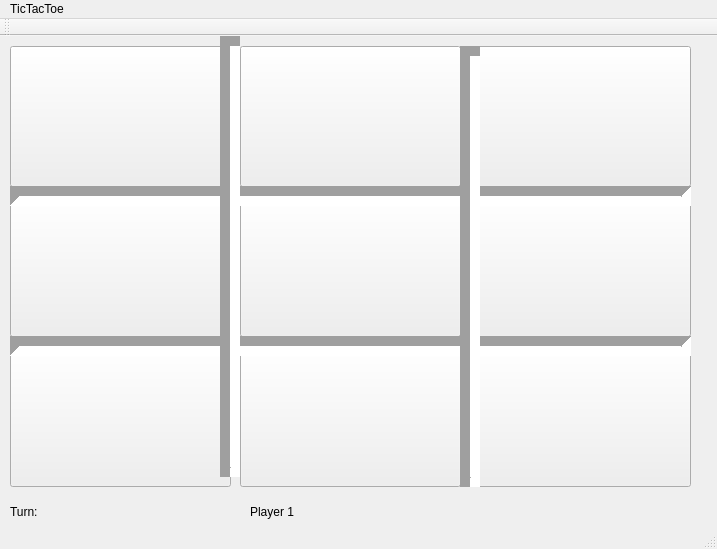
<?xml version="1.0" encoding="UTF-8"?>
<ui version="4.0">
 <class>MainWindow</class>
 <widget class="QMainWindow" name="MainWindow">
  <property name="geometry">
   <rect>
    <x>0</x>
    <y>0</y>
    <width>717</width>
    <height>549</height>
   </rect>
  </property>
  <property name="windowTitle">
   <string>MainWindow</string>
  </property>
  <widget class="QWidget" name="centralWidget">
   <widget class="QPushButton" name="pushButton">
    <property name="geometry">
     <rect>
      <x>10</x>
      <y>10</y>
      <width>221</width>
      <height>141</height>
     </rect>
    </property>
    <property name="font">
     <font>
      <pointsize>50</pointsize>
     </font>
    </property>
    <property name="text">
     <string/>
    </property>
   </widget>
   <widget class="QPushButton" name="pushButton_2">
    <property name="geometry">
     <rect>
      <x>240</x>
      <y>10</y>
      <width>221</width>
      <height>141</height>
     </rect>
    </property>
    <property name="font">
     <font>
      <pointsize>50</pointsize>
     </font>
    </property>
    <property name="text">
     <string/>
    </property>
   </widget>
   <widget class="QPushButton" name="pushButton_3">
    <property name="geometry">
     <rect>
      <x>470</x>
      <y>10</y>
      <width>221</width>
      <height>141</height>
     </rect>
    </property>
    <property name="font">
     <font>
      <pointsize>50</pointsize>
     </font>
    </property>
    <property name="text">
     <string/>
    </property>
   </widget>
   <widget class="QPushButton" name="pushButton_4">
    <property name="geometry">
     <rect>
      <x>10</x>
      <y>160</y>
      <width>221</width>
      <height>141</height>
     </rect>
    </property>
    <property name="font">
     <font>
      <pointsize>50</pointsize>
     </font>
    </property>
    <property name="text">
     <string/>
    </property>
   </widget>
   <widget class="QPushButton" name="pushButton_5">
    <property name="geometry">
     <rect>
      <x>240</x>
      <y>160</y>
      <width>221</width>
      <height>141</height>
     </rect>
    </property>
    <property name="font">
     <font>
      <pointsize>50</pointsize>
     </font>
    </property>
    <property name="text">
     <string/>
    </property>
   </widget>
   <widget class="QPushButton" name="pushButton_6">
    <property name="geometry">
     <rect>
      <x>470</x>
      <y>160</y>
      <width>221</width>
      <height>141</height>
     </rect>
    </property>
    <property name="font">
     <font>
      <pointsize>50</pointsize>
     </font>
    </property>
    <property name="text">
     <string/>
    </property>
   </widget>
   <widget class="QPushButton" name="pushButton_7">
    <property name="geometry">
     <rect>
      <x>10</x>
      <y>310</y>
      <width>221</width>
      <height>141</height>
     </rect>
    </property>
    <property name="font">
     <font>
      <pointsize>50</pointsize>
     </font>
    </property>
    <property name="text">
     <string/>
    </property>
   </widget>
   <widget class="QPushButton" name="pushButton_8">
    <property name="geometry">
     <rect>
      <x>240</x>
      <y>310</y>
      <width>221</width>
      <height>141</height>
     </rect>
    </property>
    <property name="font">
     <font>
      <pointsize>50</pointsize>
     </font>
    </property>
    <property name="text">
     <string/>
    </property>
   </widget>
   <widget class="QPushButton" name="pushButton_9">
    <property name="geometry">
     <rect>
      <x>470</x>
      <y>310</y>
      <width>221</width>
      <height>141</height>
     </rect>
    </property>
    <property name="font">
     <font>
      <pointsize>50</pointsize>
     </font>
    </property>
    <property name="text">
     <string/>
    </property>
   </widget>
   <widget class="Line" name="line_2">
    <property name="geometry">
     <rect>
      <x>240</x>
      <y>300</y>
      <width>221</width>
      <height>21</height>
     </rect>
    </property>
    <property name="minimumSize">
     <size>
      <width>10</width>
      <height>10</height>
     </size>
    </property>
    <property name="lineWidth">
     <number>10</number>
    </property>
    <property name="orientation">
     <enum>Qt::Horizontal</enum>
    </property>
   </widget>
   <widget class="Line" name="line_3">
    <property name="geometry">
     <rect>
      <x>10</x>
      <y>300</y>
      <width>681</width>
      <height>21</height>
     </rect>
    </property>
    <property name="minimumSize">
     <size>
      <width>10</width>
      <height>10</height>
     </size>
    </property>
    <property name="lineWidth">
     <number>10</number>
    </property>
    <property name="orientation">
     <enum>Qt::Horizontal</enum>
    </property>
   </widget>
   <widget class="Line" name="line_5">
    <property name="geometry">
     <rect>
      <x>470</x>
      <y>150</y>
      <width>221</width>
      <height>21</height>
     </rect>
    </property>
    <property name="minimumSize">
     <size>
      <width>10</width>
      <height>10</height>
     </size>
    </property>
    <property name="lineWidth">
     <number>10</number>
    </property>
    <property name="orientation">
     <enum>Qt::Horizontal</enum>
    </property>
   </widget>
   <widget class="Line" name="line_6">
    <property name="geometry">
     <rect>
      <x>240</x>
      <y>150</y>
      <width>221</width>
      <height>21</height>
     </rect>
    </property>
    <property name="minimumSize">
     <size>
      <width>10</width>
      <height>10</height>
     </size>
    </property>
    <property name="lineWidth">
     <number>10</number>
    </property>
    <property name="orientation">
     <enum>Qt::Horizontal</enum>
    </property>
   </widget>
   <widget class="Line" name="line_7">
    <property name="geometry">
     <rect>
      <x>10</x>
      <y>150</y>
      <width>681</width>
      <height>21</height>
     </rect>
    </property>
    <property name="minimumSize">
     <size>
      <width>10</width>
      <height>10</height>
     </size>
    </property>
    <property name="lineWidth">
     <number>10</number>
    </property>
    <property name="orientation">
     <enum>Qt::Horizontal</enum>
    </property>
   </widget>
   <widget class="Line" name="line">
    <property name="geometry">
     <rect>
      <x>220</x>
      <y>0</y>
      <width>20</width>
      <height>441</height>
     </rect>
    </property>
    <property name="minimumSize">
     <size>
      <width>10</width>
      <height>10</height>
     </size>
    </property>
    <property name="lineWidth">
     <number>10</number>
    </property>
    <property name="orientation">
     <enum>Qt::Vertical</enum>
    </property>
   </widget>
   <widget class="Line" name="line_10">
    <property name="geometry">
     <rect>
      <x>460</x>
      <y>310</y>
      <width>20</width>
      <height>141</height>
     </rect>
    </property>
    <property name="minimumSize">
     <size>
      <width>10</width>
      <height>10</height>
     </size>
    </property>
    <property name="lineWidth">
     <number>10</number>
    </property>
    <property name="orientation">
     <enum>Qt::Vertical</enum>
    </property>
   </widget>
   <widget class="Line" name="line_11">
    <property name="geometry">
     <rect>
      <x>460</x>
      <y>170</y>
      <width>20</width>
      <height>141</height>
     </rect>
    </property>
    <property name="minimumSize">
     <size>
      <width>10</width>
      <height>10</height>
     </size>
    </property>
    <property name="lineWidth">
     <number>10</number>
    </property>
    <property name="orientation">
     <enum>Qt::Vertical</enum>
    </property>
   </widget>
   <widget class="Line" name="line_12">
    <property name="geometry">
     <rect>
      <x>460</x>
      <y>10</y>
      <width>20</width>
      <height>441</height>
     </rect>
    </property>
    <property name="minimumSize">
     <size>
      <width>10</width>
      <height>10</height>
     </size>
    </property>
    <property name="lineWidth">
     <number>10</number>
    </property>
    <property name="orientation">
     <enum>Qt::Vertical</enum>
    </property>
   </widget>
   <widget class="QLabel" name="label">
    <property name="geometry">
     <rect>
      <x>10</x>
      <y>460</y>
      <width>221</width>
      <height>31</height>
     </rect>
    </property>
    <property name="text">
     <string>Turn:</string>
    </property>
   </widget>
   <widget class="QLabel" name="label_2">
    <property name="geometry">
     <rect>
      <x>250</x>
      <y>460</y>
      <width>221</width>
      <height>31</height>
     </rect>
    </property>
    <property name="text">
     <string>Player 1</string>
    </property>
   </widget>
  </widget>
  <widget class="QMenuBar" name="menuBar">
   <property name="geometry">
    <rect>
     <x>0</x>
     <y>0</y>
     <width>717</width>
     <height>26</height>
    </rect>
   </property>
   <widget class="QMenu" name="menuTicTacToe">
    <property name="title">
     <string>TicTacToe</string>
    </property>
   </widget>
   <addaction name="menuTicTacToe"/>
  </widget>
  <widget class="QToolBar" name="mainToolBar">
   <attribute name="toolBarArea">
    <enum>TopToolBarArea</enum>
   </attribute>
   <attribute name="toolBarBreak">
    <bool>false</bool>
   </attribute>
  </widget>
  <widget class="QStatusBar" name="statusBar"/>
 </widget>
 <layoutdefault spacing="6" margin="11"/>
 <resources/>
 <connections/>
</ui>
